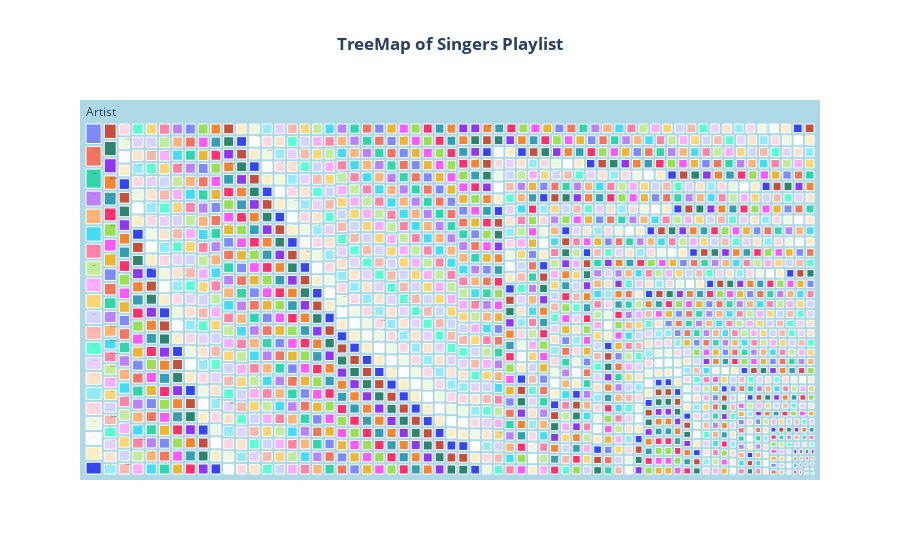

Write notebook code for a chart like this one.
### Code cell
fig=px.treemap(df,path=[px.Constant('Artist'),'Title','Top Genre'],values='Popularity',title='<b>TreeMap of Singers Playlist')
fig.update_traces(root_color='lightblue')
fig.update_layout(title_x=0.5)

### Figure 1 — Plotly figure (JSON) as saved in the notebook; plotly's stock layout.template omitted (floating-point values rounded to 4 significant figures; data arrays with more than 128 entries replaced by an {"elided": "..."} marker saying what was removed)
{"data": [{"branchvalues": "total", "domain": {"x": [0, 1], "y": [0, 1]}, "hovertemplate": "labels=%{label}<br>Popularity=%{value}<br>parent=%{parent}<br>id=%{id}<extra></extra>", "ids": {"elided": "3950 str values"}, "labels": {"elided": "3950 str values"}, "name": "", "parents": {"elided": "3950 str values"}, "root": {"color": "lightblue"}, "type": "treemap", "values": {"elided": "3950 int values"}}], "layout": {"legend": {"tracegroupgap": 0}, "title": {"text": "<b>TreeMap of Singers Playlist", "x": 0.5}}}
